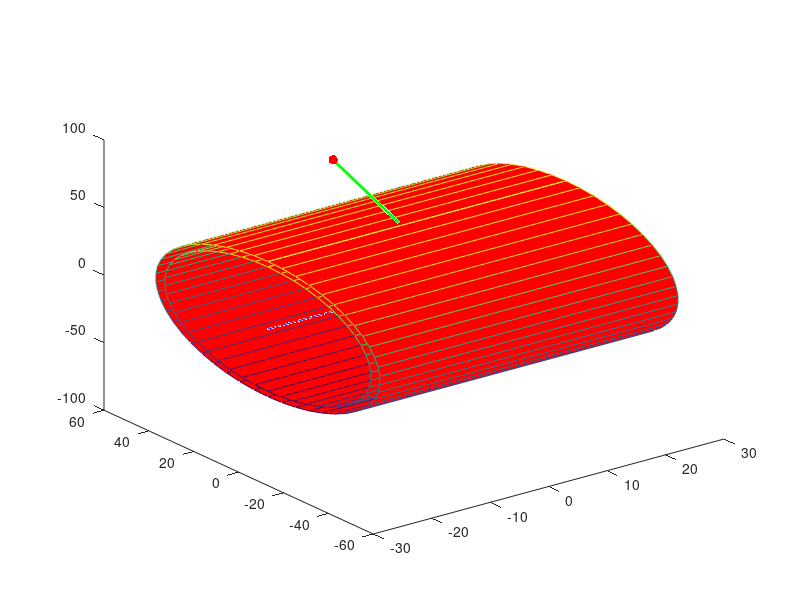

Recreate this plot in MATLAB. (Note: this script raises an error after producing the figure.)
clc;
R = 50;
r = 46;
point = [-10,10,100]; % 3d point
gw_point = [-1.7513 2.3869 49.94]; % intersect at glass and water
ga_point =[-1.672 1.8270 45.967]; % interset at glass and air
focal = [0 0 41]; % focal point
plot3(focal(1),focal(2),focal(3),'y.','Markersize',20); %plot focal
hold on
plot3(point(1),point(2),point(3), 'r.','Markersize',20); % plot 3D point
hold on
plot3([point(1), gw_point(1)],[point(2),gw_point(2)],[point(3),gw_point(3)],'g','linewidth',2); % ray_out
hold on
plot3([ga_point(1), gw_point(1)],[ga_point(2),gw_point(2)],[ga_point(3),gw_point(3)],'r','linewidth',2); % ray_mid
hold on
plot3([ga_point(1), 0],[ga_point(2),0],[ga_point(3),41],'b','linewidth',2); % ray_in
hold on
plot3([gw_point(1), gw_point(1)],[0,gw_point(2)],[0,gw_point(3)],'g--','linewidth',1); % normal_1
hold on
plot3([ga_point(1), ga_point(1)],[ga_point(2),0],[ga_point(3),0],'r--','linewidth',2);

axis_point_x = [-25:25];
axis_point_y = zeros(1,51);
axis_point_z= zeros(1,51);
plot3([-25 25], [0,0],[0,0], 'b-.');
hold on
[Z,Y,X]=cylinder(R,50);
X_n = [-25+ X(1,:);25+X(2,:)];
hold on
[Z1,Y1,X1] = cylinder(r,50);
X1_n =[-25+X1(1,:);25+X1(2,:)];
hold on
[x y]= meshgrid(-5:5);
z= 0*x + 44.7;
surf(x,y,z,'facecolor',[0 1 0]);
h1 = mesh(X_n,Y,Z,'facecolor',[1 0 0]);
h2 = mesh(X1_n,Y1,Z1,'facecolor',[1 0 0]);
alpha(h1,0.5);
alpha(h2,0.5);

axis on
xlabel('X');
ylabel('Y');
zlabel('Z');
grid on
%shading interp
